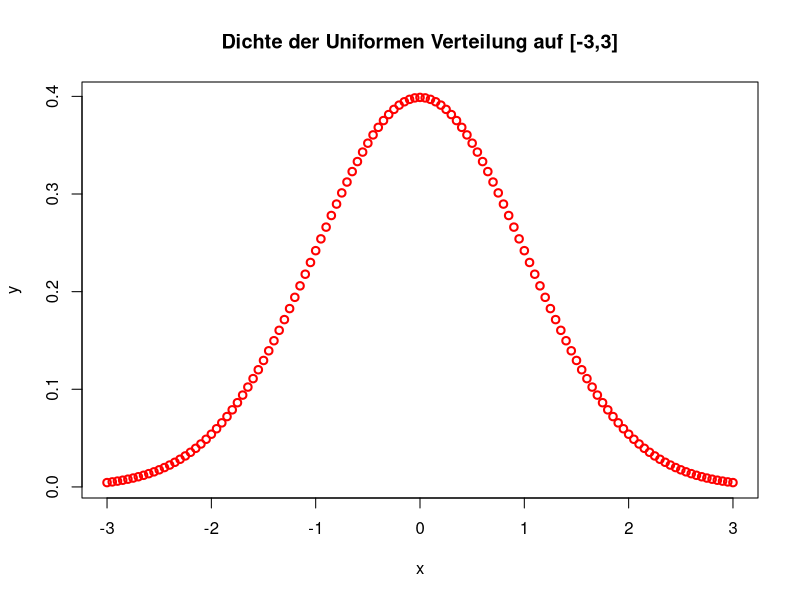
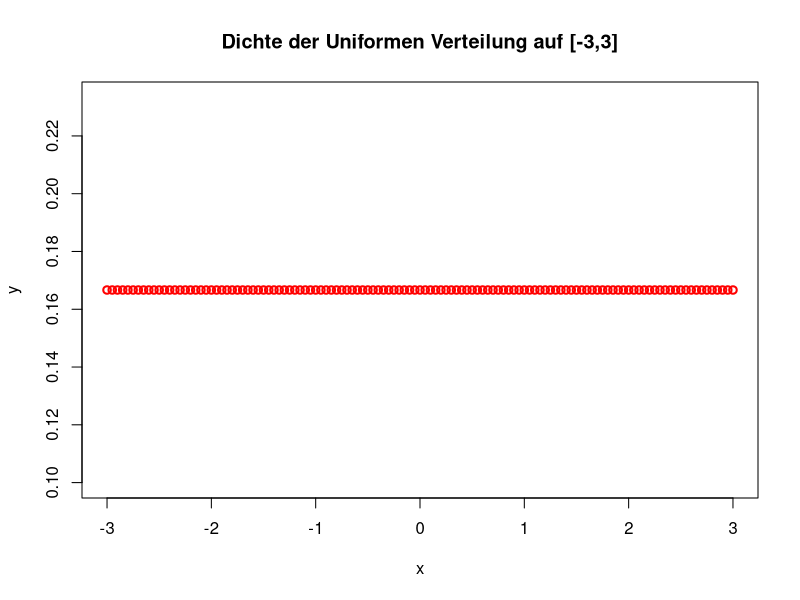
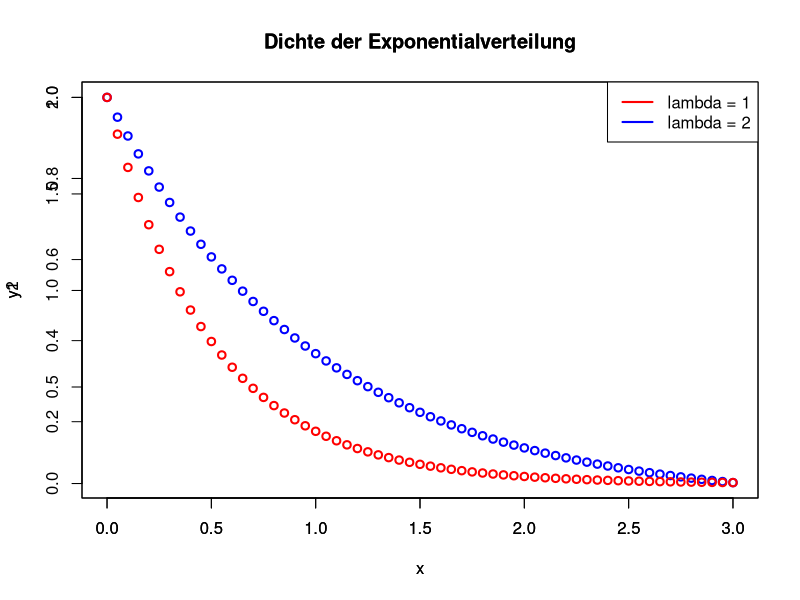
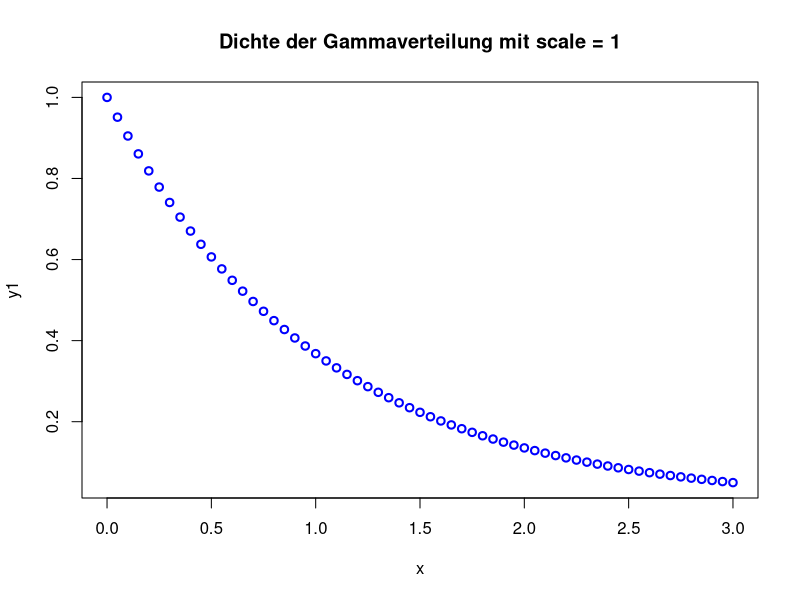
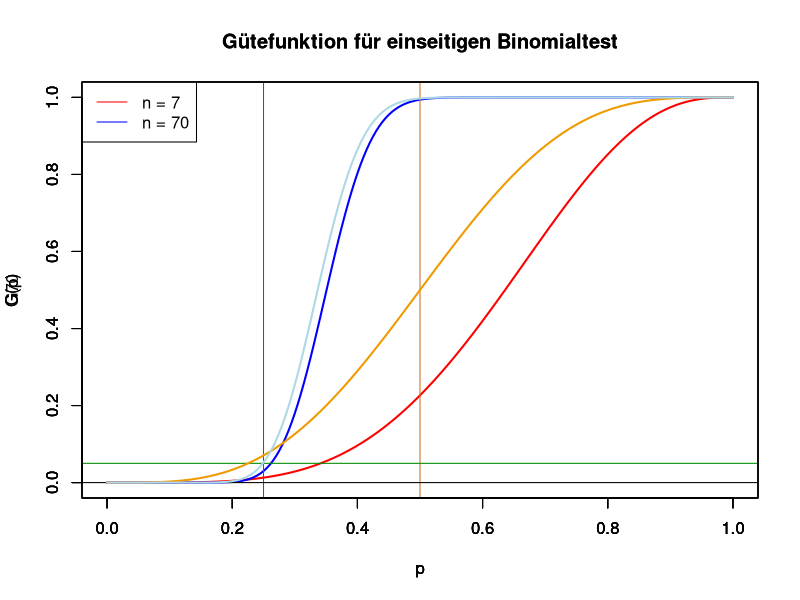

The R script that drew these images, in order:
### Output define for plots.
library(ggplot2)
pdf("SS2017_Vorlesung_UebungenInR3.pdf")

# Stetige Verteilung

## Normalverteilung
x = seq(-3, 3, by = 0.05)
y = dnorm(x, 0, 1)

plot(x,y, main="Dichte der Uniformen Verteilung auf [-3,3]", lwd = 2, col = "red")


## Uniforme Verteilung()
x = seq (-3, 3, by = 0.05)
y = dunif(x, -3, 3)

plot(x,y, main="Dichte der Uniformen Verteilung auf [-3,3]", lwd = 2, col = "red")

## Exponential Verteilung(lambda); lambda = rate
x = seq(0, 3, by = 0.05)
y1 = dexp(x, 1)
y2 = dexp(x, 2)

plot(x, y1, lwd = 2, col = "blue", main = "Dichte der Exponentialverteilung")
par(new = TRUE)
plot(x, y2, lwd = 2, col = "red", main = "Dichte der Exponentialverteilung")

legend("topright", c("lambda = 1", "lambda = 2"), col = c("red", "blue"), lty = 1, lwd = 2)

## Gammaverteilung (alpha, lambda); alpha = scale, lambda = rate
### Gamma mit scale = 1 gleicht der Exponentialverteilung
x = seq(0, 3, by = 0.05)
y1 = dgamma(x, 1, 1)
y2 = dgamma(x, 1, 2)

plot(x, y1, lwd = 2, col = "blue", main = "Dichte der Gammaverteilung mit scale = 1")

## Chi-Quadrat Verteilung aus Gammaverteilung herleitbar (Spezialfall: alpha = n/2 und rate = 1/2)
### Parameter der Verteilung: n = Anzahl der Freiheitsgrade.
### dchisq(x, df, ncp = 0) lambda = ncp, df = degrees of freedom

## t-Verteilung
### Verallgemeinerung der Standardnormalverteilung
### t-Verteilung konvergiert für lim_n->inf(dt(n)) gegen Normalverteilung
### R-Befehl df(n)

## f-Verteilung
### R-Befehl df(n,m)

# Bespiel Bortz - Aspestbelastung

n = 7
p = 0.25

### Bestimmung des p-Wertes
pW = 1 - pbinom(4,n,p) ### 5 Fälle werden beobachtet

## Kritischer Wert
1 -pbinom(3,n,p) ### Überprüfung, ob 4 kritischer Wert ist

## Teststärke für p1 = 0.5
1 -pbinom(4,n,0.5)

## 50 von 70 Todesfälle durch Krebs verursacht
n = 70
p = 0.25

## Bestimmung p-Wert
pw = 1 - pbinom(49, n, p) # 50 Fälle werden beobachtet

## Kritischer Wert

1 - pbinom(23, n, p) ### Überprüfung ob 24 kritischer Wert ist
1 - pbinom(24, n, p) ### Überprüfung ob 25 kritischer Wert ist

## Teststärke für p1 = 0.5
1 - pbinom (24, n, 0.5)

# Berechnung mit Normalverteilungsapproximation

## Ermittlung der Teststärke
n = 70
p = 0.25
x = 50

zc = qnorm(0.95)

xc = zc * sqrt(n*p*(1-p) + n*p)

(xc - n * 0.5)/sqrt(n * 0.5 * 0.5)

1 - pnorm((xc - n*0.5))/sqrt(n * 0.5 * 0.5)

## Grafische Darstellung d Gütefunktionen

p = seq(0, 1, 0.005)

G7 = 1 - pbinom(4, 7, p)
G70 = 1 - pbinom(24, 70, p)

plot ( p, G7, lwd = 2, type = "l", col = "red", ylab = "G(p)", xlab = "p", main = "Gütefunktion für einseitigen Binomialtest")

par(new = TRUE)
plot ( p, G70, lwd = 2,type = "l", col = "blue")

abline(v = 0.25, col = "green4")
abline(v = 0.5, col = "chocolate")
abline(h = 0.0)
abline(h = 0.05, col = "green4")

legend("topleft", c("n = 7", "n = 70"), col = c("red", "blue"), lty = 1, lwd = 1)

## Versuchsweise kritischer Wert um eins geringer:
G7 = 1 - pbinom(3, 7, p)
G70 = 1 - pbinom(23, 70, p)

par(new = TRUE)
plot ( p, G7, lwd = 2, type = "l", col = "orange2", ylab = "G(p)", xlab = "p", main = "Gütefunktion für einseitigen Binomialtest")
par(new = TRUE)
plot ( p, G70, lwd = 2,type = "l", col = "lightblue", ylab = "")

# Binomialtest in R

## Besipiel Todesfälle durch Krebs im Wohnhaus

n = 7
p = 0.25
x = 5

binom.test(x, n, p, alternative = "greater")

### sample estimate - Beobachtete Erfolgswahrscheinlichkeit: 5/7
### 95% confidence interval - Konfidenzintervall für Erfolgswahrscheinlichkeit
### p 0.25 nicht plausibel in Konfidenzintervall

### Hier angegeben: Konfidenzniveau = 1 - Signifikanzniveau (alpha).
### binom.test(x, n, p = 0.5, alternative = c("two.sided", "less", "greater"), conf.level = 0.95)